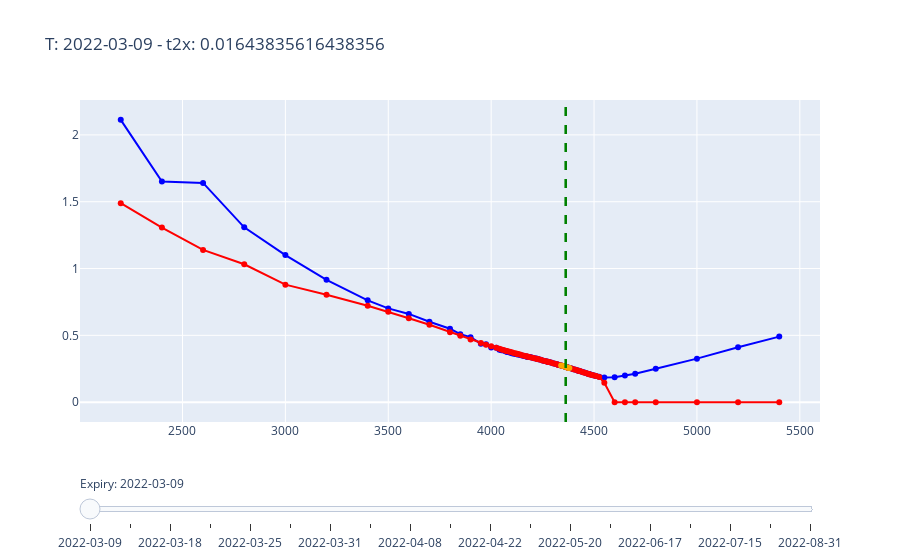
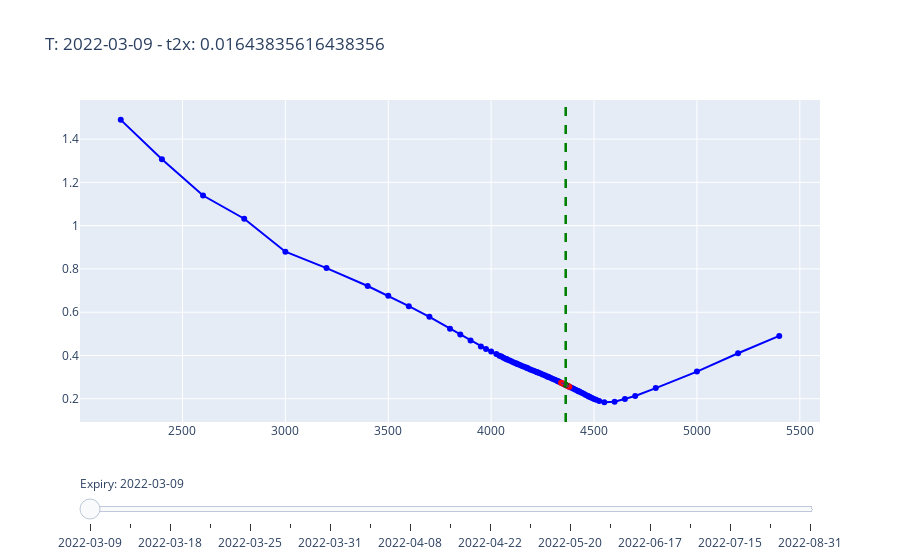
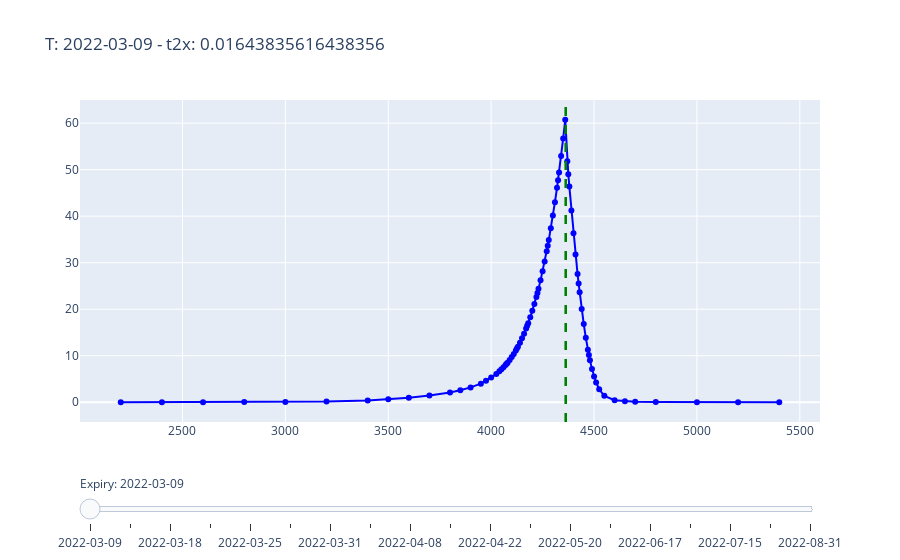

Write notebook code for charts like these, in order.
### Code cell
nb.plot_put_call_iv(plot_closeup=False)
nb.plot_iv(plot_closeup=False)
nb.plot_price(plot_closeup=False)
